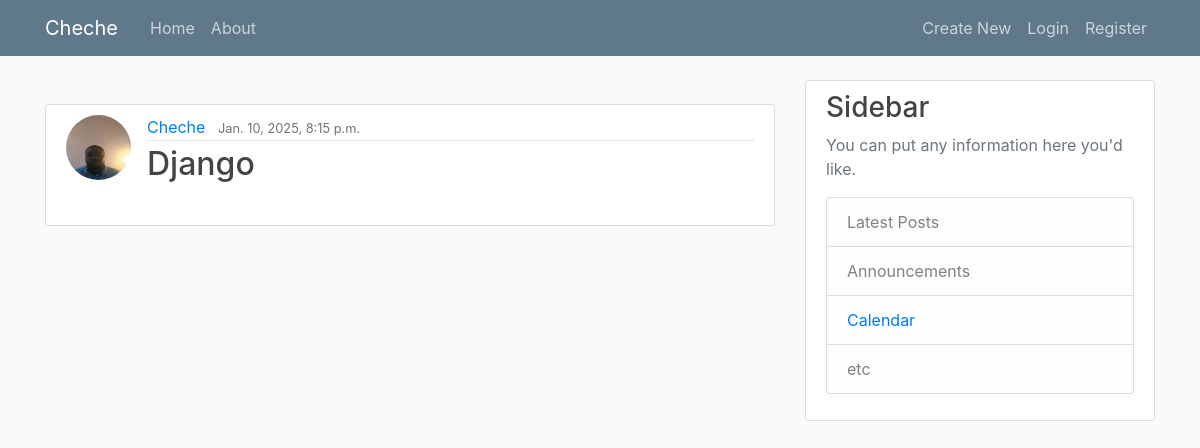
The app's page /, older data.
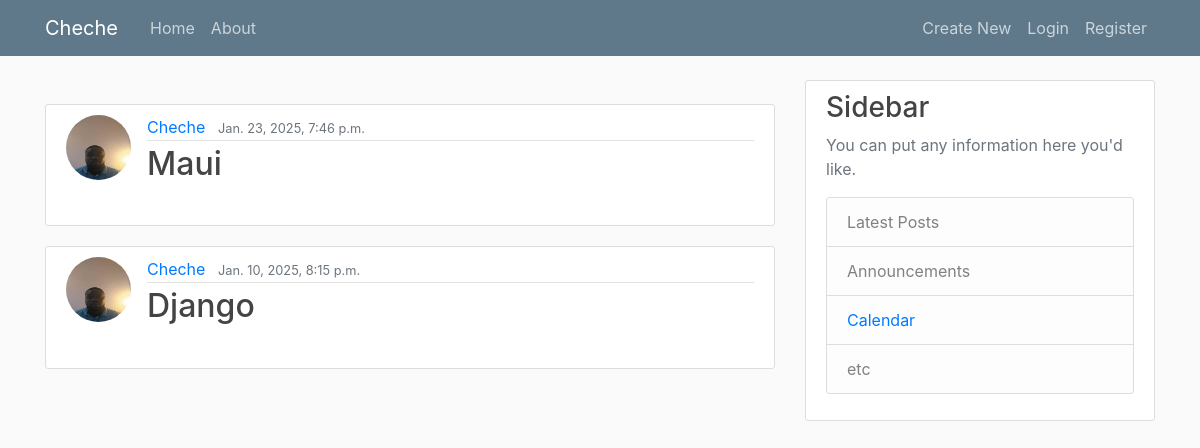
The same page, newer data.
### blog/models.py (models this page shows, shortened)
class Post(models.Model):
    title = models.CharField(max_length=100)
    content = models.TextField()
    date_posted = models.DateTimeField(default=timezone.now)
    author = models.ForeignKey(User, on_delete=models.CASCADE)
    class Meta:
        ordering = ['-date_posted']
        verbose_name_plural = "Posts"
    def get_absolute_url(self):
     return reverse('post-detail', kwargs={'pk': self.pk})  # Ensure 'post-detail' is correct here

### users/models.py (models this page shows, shortened)
class Profile(models.Model):
    user = models.OneToOneField(User, on_delete=models.CASCADE)
    email = models.EmailField(max_length=100, blank=True, null=True)
    phone = models.CharField(max_length=20, blank=True)
    bio = models.TextField(max_length=500, blank=True)
    location = models.CharField(max_length=30, blank=True)
    birth_date = models.DateField(null=True, blank=True)
    image = models.ImageField(default="default.jpg",upload_to='images/', blank=True)
    class Meta:
        verbose_name = 'Profile'
        verbose_name_plural = 'Profiles'

### blog/views.py (the view)
# urls.py: path("", PostListView.as_view(), name="home"), # PostListView.as_view() is a class-based view
class PostListView(ListView):
    model = Post
    template_name = 'blog/index.html'
    context_object_name = 'posts'
    ordering = ['-date_posted']
    paginate_by = 3

### blog/templates/blog/index.html (shortened to what this page needs)
{% extends 'base.html' %} <br />
{% block content %} <br />
{% for post in posts %}
<article class="media content-section">
  <img
    class="rounded-circle article-img"
    src="{{ post.author.profile.image.url }}"
  />
  <div class="media-body">
    <div class="article-metadata">
     <a class="mr-2" href="{% url 'user-posts' post.author.username %}">{{ post.author|capfirst }}</a>
      <small class="text-muted">{{ post.date_posted }}</small>
    </div>
    <h2>
      <a class="article-title" href="{{ post.get_absolute_url }}"
        >{{ post.title }}</a>
    </h2>
  </div>
</article>
{% endfor %}
 {% endblock %}

Row changes from the older to the newer data that the page shows:
added Post: author.profile.image (picture), author "Cheche", date_posted "Jan. 23, 2025, 7:46 p.m.", title "Maui"
